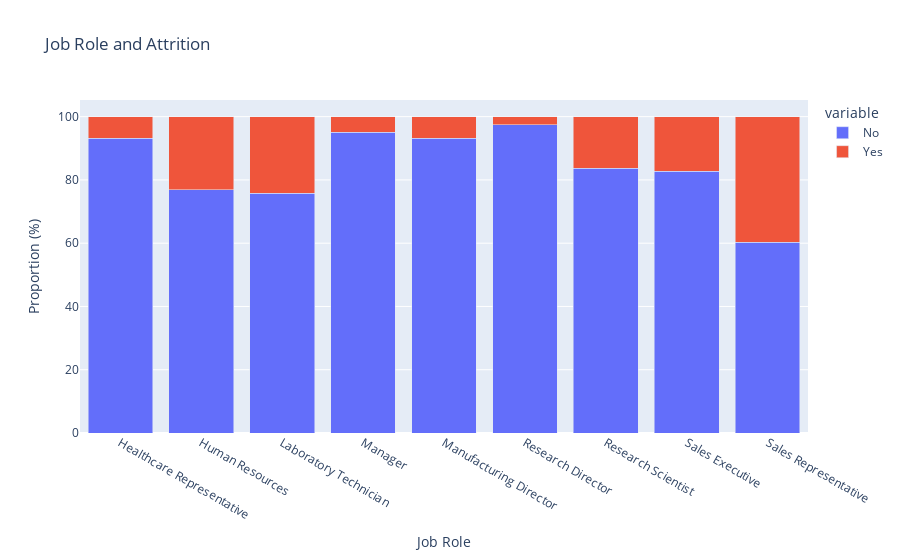

Notebook code cell kept with this figure:
### Markdown cell above
**Which job role has a higher attrition rate**

### Code cell
#Prepare job Role and Attriton data
crosstab = pd.crosstab(df['JobRole'], df['Attrition'])
normalized_crosstab = crosstab.div(crosstab.sum(axis=1), axis=0)
job_role_attrition = normalized_crosstab.reset_index()
job_role_attrition.columns=['JobRole', 'No','Yes']
job_role_attrition['No'] *= 100
job_role_attrition['Yes'] *= 100

# Add department information for each job role 
job_role_departments= {
     'Sales Executive': 'Sales',
     'Research Scientist': 'Research & Development',
     'Laboratory Technician': 'Research & Development',
     'Manufacturing Director': 'Research & Development',
     'Healthcare Representative': 'Sales',
     'Manager': 'Research & Development',
     'Sales Representative': 'Sales',
     'Research Director': 'Research & Development',
     'Human Resources': 'Human Resources'
     
 }
job_role_attrition['Department'] = job_role_attrition['JobRole'].map(job_role_departments)
# Create an interactive bar chart using Plotly
fig = px.bar(job_role_attrition,
               x='JobRole', 
             y=['No', 'Yes'], 
             barmode='stack', 
             labels={'value': 'Proportion (%)', 'JobRole': 'Job Role'},
             title='Job Role and Attrition',
             custom_data=['Department'])
#Set the content of the tooltip
fig.update_traces(hovertemplate='Department:%{customdata[0]}<br>Job Role: %{x}<br>Proportion: %{y:.2f}%<extra></extra>')
# Customize the chart layout
fig.update_layout(xaxis_title='Job Role', yaxis_title='Proportion (%)')
fig.show()

### Figure 1 — Plotly figure (JSON) as saved in the notebook; plotly's stock layout.template omitted (floating-point values rounded to 4 significant figures)
{"data": [{"alignmentgroup": "True", "customdata": [["Sales"], ["Human Resources"], ["Research & Development"], ["Research & Development"], ["Research & Development"], ["Research & Development"], ["Research & Development"], ["Sales"], ["Sales"]], "hovertemplate": "Department:%{customdata[0]}<br>Job Role: %{x}<br>Proportion: %{y:.2f}%<extra></extra>", "legendgroup": "No", "marker": {"color": "#636efa", "pattern": {"shape": ""}}, "name": "No", "offsetgroup": "No", "orientation": "v", "showlegend": true, "textposition": "auto", "type": "bar", "x": ["Healthcare Representative", "Human Resources", "Laboratory Technician", "Manager", "Manufacturing Director", "Research Director", "Research Scientist", "Sales Executive", "Sales Representative"], "xaxis": "x", "y": [93.13, 76.92, 75.78, 95.1, 93.1, 97.5, 83.74, 82.77, 60.24], "yaxis": "y"}, {"alignmentgroup": "True", "customdata": [["Sales"], ["Human Resources"], ["Research & Development"], ["Research & Development"], ["Research & Development"], ["Research & Development"], ["Research & Development"], ["Sales"], ["Sales"]], "hovertemplate": "Department:%{customdata[0]}<br>Job Role: %{x}<br>Proportion: %{y:.2f}%<extra></extra>", "legendgroup": "Yes", "marker": {"color": "#EF553B", "pattern": {"shape": ""}}, "name": "Yes", "offsetgroup": "Yes", "orientation": "v", "showlegend": true, "textposition": "auto", "type": "bar", "x": ["Healthcare Representative", "Human Resources", "Laboratory Technician", "Manager", "Manufacturing Director", "Research Director", "Research Scientist", "Sales Executive", "Sales Representative"], "xaxis": "x", "y": [6.87, 23.08, 24.22, 4.902, 6.897, 2.5, 16.26, 17.23, 39.76], "yaxis": "y"}], "layout": {"autosize": true, "barmode": "stack", "legend": {"title": {"text": "variable"}, "tracegroupgap": 0}, "title": {"text": "Job Role and Attrition"}, "xaxis": {"anchor": "y", "autorange": true, "domain": [0, 1], "range": [-0.5, 8.5], "title": {"text": "Job Role"}, "type": "category"}, "yaxis": {"anchor": "x", "autorange": true, "domain": [0, 1], "range": [0, 105.3], "title": {"text": "Proportion (%)"}, "type": "linear"}}}
